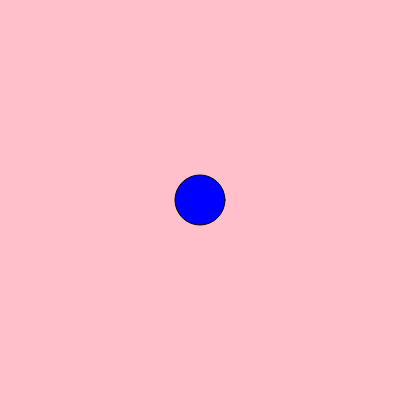
Frame 1 (no input)
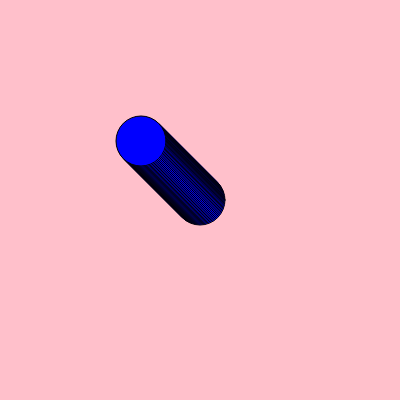
Frame 60 (no input)
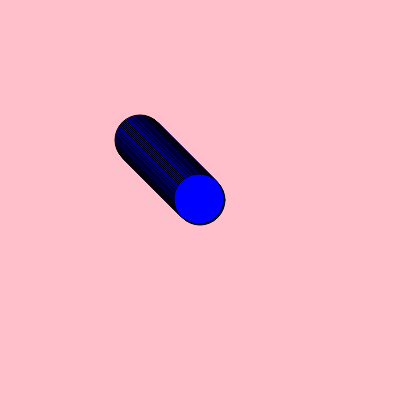
Frame 120 (the mouse pressed at the canvas centre since frame 60)

The p5.js sketch that drew these frames (run headless with seeded random() and noise() and a simulated clock; from frame 60 on, the mouse is pressed at the canvas centre):

// p5.js sketch
// ── sketch.js
let cor ;

function setup() {
 createCanvas(400, 400) ;
  background("pink") ;
cor =color (random(0, 255), random(0, 255), random(0, 100));
posicaoHorizontal = 200;
posicaoVertical = 200;
}

function draw() {
  fill("blue");
  circle(posicaoHorizontal, posicaoVertical, 50);
  
  if(mouseX < posicaoHorizontal){posicaoHorizontal--;}
  if(mouseX > posicaoHorizontal){posicaoHorizontal++;}
  if(mouseX < posicaoVertical){posicaoVertical--;}
  if(mouseX > posicaoVertical){posicaoVertical++;}
  
  if(mouseIsPressed) {
  cor = color(random(0, 255), random(0, 255), random(0, 255), random(0, 100));}
}
